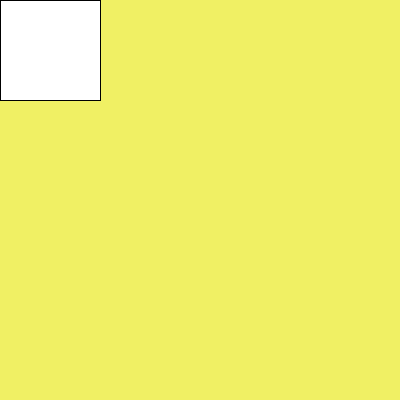
Frame 1 (no input)
Frame 60 (the mouse pressed at the canvas centre just before this capture): identical to frame 1, image omitted
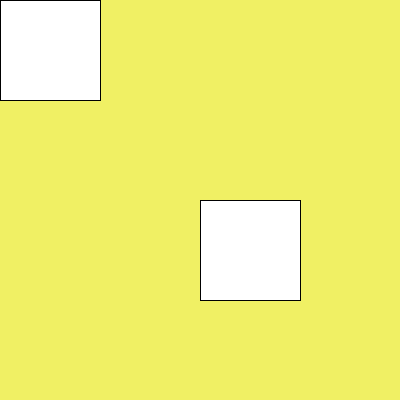
Frame 120 (the mouse held since frame 60 and released just before this capture)

The Processing sketch that drew these frames (run headless with seeded random() and noise(); from frame 60 on, the mouse is pressed at the canvas centre):

// Processing sketch: sketch_17_2
// ── sketch_17_2.pde
void setup(){
  size(400,400);
  background(240,240,100);
}
void draw(){
  rect(mouseX,mouseY,100,100);
}
